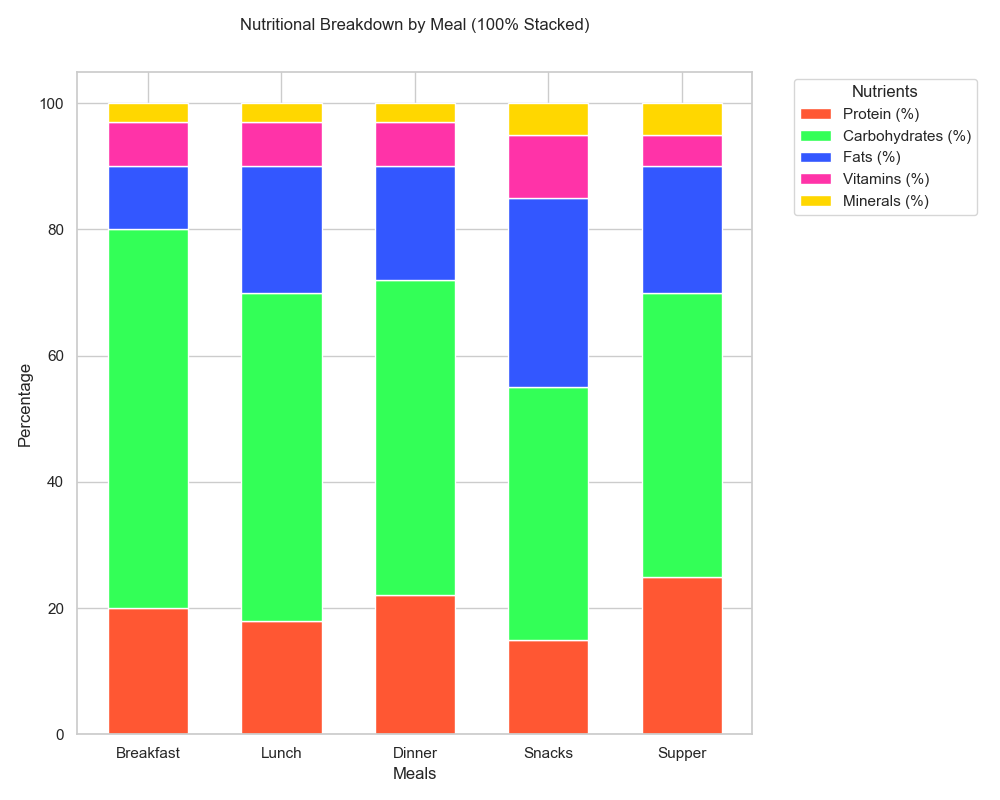

Write Python code to recreate this figure.
import pandas as pd
import numpy as np
import seaborn as sns
import matplotlib.pyplot as plt

data = [
    {'Room': 'Breakfast', 'Protein (%)': 20, 'Carbohydrates (%)': 60, 'Fats (%)': 10, 'Vitamins (%)': 7, 'Minerals (%)': 3},
    {'Room': 'Lunch', 'Protein (%)': 18, 'Carbohydrates (%)': 52, 'Fats (%)': 20, 'Vitamins (%)': 7, 'Minerals (%)': 3},
    {'Room': 'Dinner', 'Protein (%)': 22, 'Carbohydrates (%)': 50, 'Fats (%)': 18, 'Vitamins (%)': 7, 'Minerals (%)': 3},
    {'Room': 'Snacks', 'Protein (%)': 15, 'Carbohydrates (%)': 40, 'Fats (%)': 30, 'Vitamins (%)': 10, 'Minerals (%)': 5},
    {'Room': 'Supper', 'Protein (%)': 25, 'Carbohydrates (%)': 45, 'Fats (%)': 20, 'Vitamins (%)': 5, 'Minerals (%)': 5}
]

df = pd.DataFrame(data)
df.set_index('Room', inplace=True)

df_percentage = df.div(df.sum(axis=1), axis=0) * 100

plt.figure(figsize=(10, 8))

bottom = np.zeros(len(df))

colors = ['#FF5733', '#33FF57', '#3357FF', '#FF33A8', '#FFD700']

for i, col in enumerate(df.columns):
    plt.bar(df_percentage.index, df_percentage[col], bottom=bottom, label=col, color=colors[i], width=0.6)
    bottom += df_percentage[col]

plt.xlabel('Meals')
plt.ylabel('Percentage')
plt.title('Nutritional Breakdown by Meal (100% Stacked)', pad=30)
plt.legend(title='Nutrients', bbox_to_anchor=(1.05, 1), loc='upper left')

plt.tight_layout()
plt.show()
